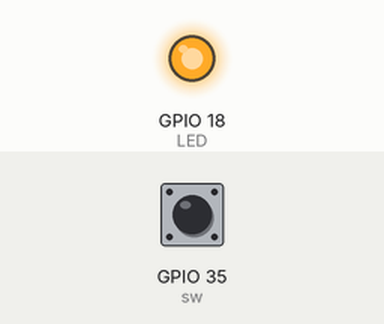
Simulated run of this program. Board: ESP32 board running MicroPython. Shown: output pins drawn as LEDs (lit = HIGH). The inputs (shaded band) are chosen by the test bench; at power-on: GPIO 35 (sw) LOW.

Above: at 1.2 s.
1.3 s: GPIO 35 (sw) pulled HIGH for 0.15 s
At 1.37 s:
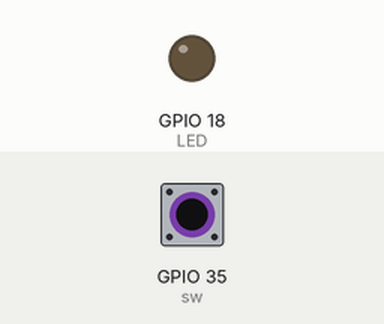
2.9 s: GPIO 35 (sw) pulled HIGH for 3.2 s
At 7.2 s:
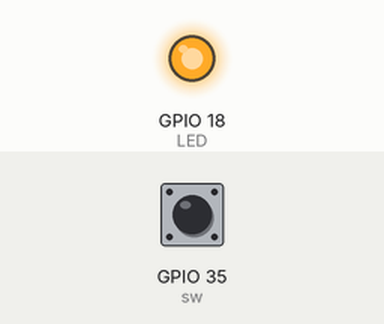
Timing chart, 0 to 8.7 s (numbered marks = the images above; inputs shaded):
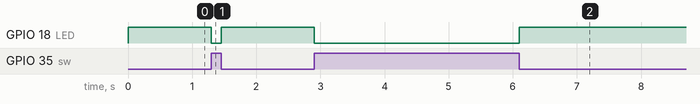

Measured:
- after the input at 1.3 s, GPIO 18 (LED): HIGH → LOW at once, → HIGH 0.15 s later
- after the input at 2.9 s, GPIO 18 (LED): HIGH → LOW at once, → HIGH 3.2 s later

The program:

PinsBasicOutput.py
```python
from machine import Pin
sw = Pin(35, Pin.IN)
# there is an red LED on the board
LED = Pin(18, Pin.OUT)# configuring 18 to Push/Pull output

# LED is on only when the  button is pressed down
while True:
	if sw.value() == True:
		LED.value(0)
	else:
		LED.value(1)
```
